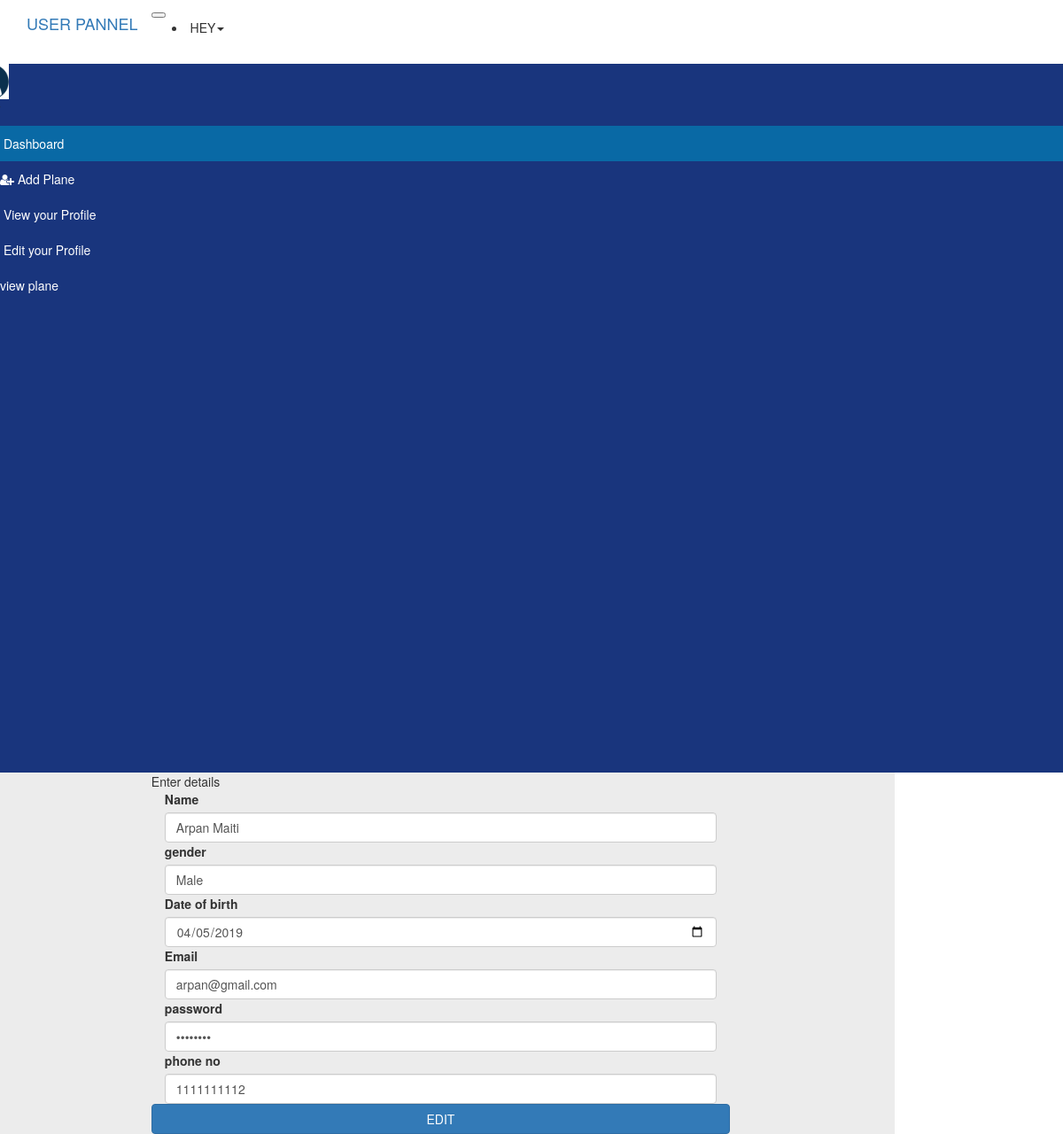
Screenshot of /update_admin_info.php (signed in) with the database file from the repository.
### tables this page shows
CREATE TABLE `user` (
  `id` int(5) NOT NULL,
  `name` varchar(50) NOT NULL,
  `gender` varchar(50) NOT NULL,
  `password` varchar(50) NOT NULL,
  `dob` varchar(50) NOT NULL,
  `email` varchar(50) NOT NULL,
  `phone` int(10) NOT NULL
);

### update_admin_info.php (the view, shortened to what this page needs)
<?php
$email=$_SESSION['email'];
?>
<!DOCTYPE html>
<html class="no-js" lang="en">
    <head>
        <link rel="stylesheet" href="src/css/font-awesome.min.css">
        <link rel="stylesheet" href="src/css/bootstrap.css">
        <link rel="stylesheet" href="src/css/style.css">
        <link rel="stylesheet" href="src/css/admin.css">
    </head>
<body>
        <nav class="navbar navbar-expand-sm navbar-dark bg-dark">
            <div class="container">
                <a href="admin.php" class="navbar-brand">USER PANNEL</a>
                <button type="button" name="button" class="navbar-toggler" data-toggle="collapse" data-target="#navNavbar"><span class="navbar-toggler-icon"></span></button>
            <div class="collapse navbar-collapse" id="navbarNav">
                <ul class="navbar-nav ml-auto">
                    <li class="nav-item">
                        <div class="nav-link dropdown">
                            <div class="dropdown-toggle"  data-toggle="dropdown">Hey<span class="caret"></span></div>
                        </div>
                    </li>
                </ul>
            </div>
            </div>
        </nav>
<div class="row">
    <div class="col-2 pl-3 left_section">
                <div class="row align-items-center text-dark mt-2">
                    <div class="col-3">
                    <img src="./src/img/profile.png" class="profile_image rounded-circle pl-1" alt="">
                    </div>
                    <div class="col-9">
                    <p class="m-0"><i>User</i></p>
                    </div>
                </div>
                <ul class="nav mt-2 sidebar flex-column">
                    <li class="nav-item">
                        <a class="nav-link active"><i class="fa fa-tachometer-alt"></i> Dashboard</a>
                    </li>
                    <li class="nav-item ">
                        <a class="nav-link text-white" href="admin.php" id="add_plane"><i class="fa fa-user-plus"></i> Add Plane</a>
                    </li>
                    <li class="nav-item">
                        <a class="nav-link text-white" href="update_admin_info.php"><i class="fa fa-user-tie"></i> View your Profile</a>
                    </li>
                    <li class="nav-item">
                         <a class="nav-link text-white" href="update_admin_info.php"><i class="fa fa-user-edit"></i> Edit your Profile</a>
                    </li>
                    <li class="nav-item">
                         <a class="nav-link text-white" href="admin.php" id="view_plane"><i class="fa fa-view"></i>view plane</a>
                    </li>
                </ul>
        </div>
    <div class="col-lg-10 right-section">
        <div class="row">
            <div class="col-lg-2">
            </div>
            <div class="col-lg-8">
                <div class="card">
                    <div class="card-header">
                        Enter details
                    </div>
                    <div class="card-body">
                    <?php
                        require("connection.php");
                        $sql="select * from user where email='$email'";
                        $result=mysqli_query($conn,$sql);
                        $datas3=array();
                            if(mysqli_num_rows($result)>0)
                                {
                                    while($row=mysqli_fetch_assoc($result))
                                        {
                                            $datas3[]=$row;
                                        }
                                }
                            foreach ($datas3 as $data): ?>
                            <form method="POST" action="#" id="form_login">
                                <div class="form-row">
                                    <div class="col-lg-12">
                                        <div class="input-field col l12">
                                            <label for="name" >Name</label>
                                            <input type="text" name="name" id="name" class='form-control' value="<?php echo $data['name']  ?>">
                                        </div>
                                    </div>
                                </div>
                                <div class="form-row">
                                    <div class="col-lg-12">
                                            <div class="input-field col l12">
                                                <label for="gender" >gender</label>
                                                <input type="text" name="gender" id="gender" class="form-control" value="<?php echo $data['gender']  ?>">
                                            </div>
                                    </div>
                                </div>
                                <div class="form-row">
                                    <div class="col-lg-12">
                                        <div class="input-field col l12">
                                            <label for="dob">Date of birth</label>
                                            <input type="date" name="date" id="date" class="form-control" value="<?php echo $data['dob']?>">
                                        </div>
                                    </div>
                                </div>
                                <div class="form-row">
                                    <div class="col-lg-12">
                                        <div class="input-field col l12">
                                            <label for="email" >Email</label>
                                            <input type="text" name="email" id="email" class="form-control" value="<?php echo $data['email']  ?>" >
                                        </div>
                                    </div>
                                </div>
                                <div class="form-row">
                                    <div class="col-lg-12">
                                        <div class="input-field col l12">
                                            <label for="password" >password</label>
                                            <input type="password" name="password" id="password" class="form-control" value="<?php echo $data['password']  ?>">
                                        </div>
                                    </div>
                                </div>
                                <div class="form-row">
                                    <div class="col-lg-12">
                                        <div class="input-field col l12">
                                            <label for="phoneno" >phone no</label>
                                            <input type="number" name="phone" id="phone" class="form-control" value="<?php echo $data['phone']  ?>" >
                                        </div>
                                    </div>
                                </div>
                                <div class="p-4">
                                    <input type="submit" class="btn btn-primary btn-block submit" name="edit" value="EDIT" style="">
                                </div>
                            </form>
                        <?php endforeach?>
                    </div>
                </div>
            </div>
        <div class="col-lg-2">
        </div>
        </div>
    </div>
</div>
    </body>
</html>

### src/css/style.css (style rules this page uses)
body { overflow-x: hidden; }
.navbar .nav-link { font-size: 14px; text-transform: uppercase; padding-left: 4px; padding-right: 4px; }

### src/css/admin.css (style rules this page uses)
body { background-color:white; }
.left_section { background-color:#19357d; min-height: 100vh; }
.profile_image { height: 40px; }
.sidebar a { color:#FFF; }
.sidebar .active { background-color: #0969a5; }
.right-section { background-color:#ececec; }
.card-body { border-radius:4px; }

### rows the page displays
user: name "Arpan Maiti", gender "Male", date "04/05/2019", email "arpan@gmail.com", phone "1111111112"
